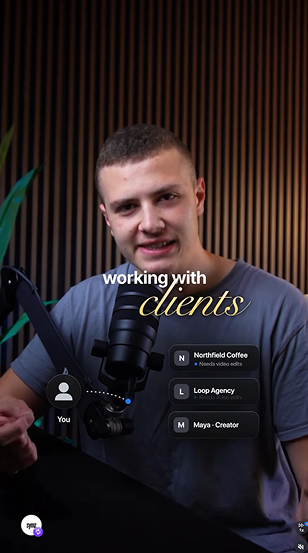
#> input picture .claude/skills/video-editing/assets/references/ONS/ONS-001__image_575.png, 308 x 553 px
$ python ref_analysis.py measure ../assets/references/ONS/ONS-001__image_575.png --file ../assets/references/ONS/ONS-002__image_576.png
#> lines starting #> are read from the running program, lines starting #| are printed output that depends on the picture
### .claude/skills/video-editing/scripts/vvlib.py
"""Shared helpers for the video-visual-editing reference library.

Stdlib + Pillow only. Every script in this folder imports from here so
hashing, palette extraction and catalog I/O behave identically.
"""
from __future__ import annotations

import hashlib
import json
import os
import re
import subprocess
import sys
from pathlib import Path

# Windows: files and pipes default to the ANSI code page, but edit.json, the logs and the library are
# UTF-8. Re-run the script once in Python's UTF-8 mode (nothing happens on macOS/Linux or when it is on).
if os.name == "nt" and not sys.flags.utf8_mode and sys.argv and sys.argv[0].endswith(".py"):
    sys.exit(subprocess.call([sys.executable, "-X", "utf8", *sys.argv]))

SKILL_ROOT = Path(__file__).resolve().parent.parent
DATA_FILE = SKILL_ROOT / "data" / "references.json"
ASSET_ROOT = SKILL_ROOT / "assets" / "references"
LIBRARY_DOCS = SKILL_ROOT / "references" / "library"
SHEETS_DIR = SKILL_ROOT / "assets" / "contact-sheets"

CATEGORIES = {
    "ONS": "On-Screen Visuals (speaker stays visible)",
    "TXT": "Text Inspiration & Text Animations",
    "FUL": "Full-Screen Animations (replace the talking head)",
}
OBSERVED_FIELDS = ["description", "typography", "palette", "composition",
                   "lighting_effects", "depth_layering"]
INFERRED_FIELDS = ["animation", "use_cases", "recreation"]

# Perceptual-distance thresholds (dHash 16x16 + aHash 16x16 = 512 bits).
# <=30 has always been the same image at another size/crop in this library;
# 31-60 means a very close variant; above that, treat as distinct.
DUP_THRESHOLD = 30
SIMILAR_THRESHOLD = 60


# [28 lines left out: functions sanitize, sha256, phash, not called in this run]


def hamming(h1: str, h2: str) -> int:
    return bin(int(h1, 16) ^ int(h2, 16)).count("1")


def aspect(size) -> float:
    return size[0] / size[1]


def palette(path: Path, n: int = 6):
    """Measured dominant colours: [(hex, share%)], most common first."""
    from PIL import Image
    im = Image.open(path).convert("RGB")
    im.thumbnail((160, 160))
    q = im.quantize(colors=n, method=Image.Quantize.MEDIANCUT)
    pal = q.getpalette()
    counts = sorted(q.getcolors(), reverse=True)
    total = sum(c for c, _ in counts)
    out = []
    for c, idx in counts:
        r, g, b = pal[idx * 3: idx * 3 + 3]
        out.append(("#%02X%02X%02X" % (r, g, b), round(100 * c / total, 1)))
    return out


# [4 lines left out: function image_size, not called in this run]


def load_catalog() -> dict:
    with open(DATA_FILE, encoding="utf-8") as f:
        return json.load(f)


# [5 lines left out: function save_catalog, not called in this run]


def next_id(cat: dict, category: str) -> str:
    nums = [int(r["id"].split("-")[1]) for r in cat["references"] if r["category"] == category]
    return "%s-%03d" % (category, (max(nums) if nums else 0) + 1)


# [25 lines left out: functions all_known_hashes, find_matches, not called in this run]

### .claude/skills/video-editing/scripts/ref_analysis.py
#!/usr/bin/env python3
"""Stored reference analysis: measured facts + Claude Code's observations, kept apart from inferred motion.

Each analysis is cached in <repo>/library/analysis/<key>.json (local, not in git), keyed by the asset's
content hash (sha256) and ANALYSIS_CONFIG, so the same picture is analysed once and reused in every project.
Links are keyed by URL and never treated as immutable: refresh fetches them again.

  measure  <ref>            measure an asset (cached; --refresh re-measures): size, palette, luminance,
                            contrast, saturation, detail; clips also duration, fps and a strip of 6 frames
  record   <ref> --file a.json   Claude Code's observations after LOOKING at the asset:
                            {"observed": {"color": "...", "typography": "...", "layout": "...", "materials": "...",
                                          "hierarchy": "...", "composition": "...", "notes": "..."},
                             "observedMotion": [{"t": 1.2, "what": "..."}],   # clips only (from the frame strip)
                             "inferredMotion": "...",                          # a guess, labelled as such
                             "takeaways": "what to take from it"}
  show     <ref> [--json]   print the analysis (or "not analysed")

<ref> is a built-in id (ONS-024), a My-library id (MY-003), a file path, or an http(s) link.
Built-in references already carry their analysis in data/references.json (observed + inferred, written
when the library was built); `show` prints it. A reference is only labelled "analysed" when its content was
actually accessible: an unreachable link is recorded as "inaccessible" with the reason and an upload fallback.
"""
from __future__ import annotations

import argparse
import os
import datetime
import hashlib
import json
import re
import shutil
import subprocess
import sys
import tempfile
import urllib.request
from pathlib import Path

sys.path.insert(0, str(Path(__file__).resolve().parent))
import vvlib  # noqa: E402

ANALYSIS_CONFIG = 1
SKILL = Path(__file__).resolve().parent.parent
REPO = SKILL.parents[1]
LIB = Path(os.environ.get("VV_LIBRARY") or REPO / "library")
STORE = LIB / "analysis"
IMG_EXT = {".png", ".jpg", ".jpeg", ".webp", ".gif"}
VID_EXT = {".mp4", ".webm", ".mov", ".m4v"}
BUILTIN = re.compile(r"^(ONS|TXT|FUL)-\d{3}$")
now = lambda: datetime.datetime.now().isoformat(timespec="seconds")


def sha256(p: Path) -> str:
    h = hashlib.sha256()
    with open(p, "rb") as f:
        for b in iter(lambda: f.read(1 << 20), b""):
            h.update(b)
    return h.hexdigest()


def resolve(ref: str):
    """-> (kind, path or None, url or None, label)"""
    if re.match(r"^https?://", ref):
        return "url", None, ref, ref
    if BUILTIN.match(ref):
        cat = vvlib.load_catalog()
        hit = next((x for x in cat["references"] if x["id"] == ref), None)
        if not hit:
            raise SystemExit(f"unknown reference {ref}")
        return "builtin", SKILL / hit["file"], None, ref
    if ref.startswith("MY-"):
        lib = json.loads((LIB / "references.json").read_text(encoding="utf-8")) if (LIB / "references.json").exists() else []
        hit = next((x for x in lib if x["id"] == ref), None)
        if not hit:
            raise SystemExit(f"{ref} is not in My library")
        return "mine", Path(hit["file"]), None, ref
    p = Path(ref)
    if not p.exists():
        raise SystemExit(f"no such file: {ref}")
    return "file", p, None, p.name


def key_of(kind, path, url):
    if kind == "url":
        return "url-" + hashlib.sha256(url.encode()).hexdigest()[:24]
    return sha256(path)


def store_path(key):
    return STORE / f"{key}.json"


def load(key):
    p = store_path(key)
    if not p.exists():
        return None
    a = json.loads(p.read_text(encoding="utf-8"))
    return a if a.get("config") == ANALYSIS_CONFIG else None


def save(a):
    STORE.mkdir(parents=True, exist_ok=True)
    store_path(a["key"]).write_text(json.dumps(a, indent=1, ensure_ascii=False), encoding="utf-8")


def measure_image(p: Path) -> dict:
    from PIL import Image, ImageFilter, ImageStat
    with Image.open(p) as im0:
        im = im0.convert("RGB")
    w, h = im.size
    small = im.copy()
    small.thumbnail((320, 320))
    L = small.convert("L")
    st = ImageStat.Stat(L)
    hsv = ImageStat.Stat(small.convert("HSV"))
    edges = ImageStat.Stat(L.filter(ImageFilter.FIND_EDGES)).mean[0]
    lum = st.mean[0] / 255
    return {"width": w, "height": h, "aspect": round(w / h, 3), "palette": [{"hex": c, "share": s} for c, s in vvlib.palette(p, 6)],
            "luminance": round(lum, 3), "contrast": round(st.stddev[0] / 255, 3), "saturation": round(hsv.mean[1] / 255, 3),
            "detail": round(edges / 255, 3), "foundation": "light" if lum > 0.55 else "dark" if lum < 0.35 else "mid"}


# [43 lines left out: functions probe_video, frame_strip, fetch, not called in this run]


def measure(ref: str, refresh=False) -> dict:
    kind, path, url, label = resolve(ref)
    key = key_of(kind, path, url)
    old = load(key)
    if old and not refresh:
        return old
    a = {"key": key, "config": ANALYSIS_CONFIG, "ref": ref, "label": label, "kind": kind, "measuredAt": now(), "status": "measured",
         "observed": None, "observedMotion": [], "inferredMotion": None, "takeaways": None, "analysedAt": None, "analysedBy": None,
         "history": (old or {}).get("history", [])}
    if old and (old.get("observed") or old.get("inferredMotion")):
        # a refresh keeps the earlier observations in the history, not as the current analysis
        a["history"] = [*a["history"], {k: old.get(k) for k in ("observed", "observedMotion", "inferredMotion", "takeaways", "analysedAt", "analysedBy")}][-5:]
    if kind == "url":
        a["source"] = url
        path, why = fetch(url)
        if not path:
            a.update(status="inaccessible", error=why)
            save(a)
            return a
        a["downloaded"] = str(path)
    a["source"] = a.get("source") or str(path)
    a["sha256"] = sha256(path)
    try:
        if path.suffix.lower() in VID_EXT:
            v = probe_video(path)
            strip, mid, times = frame_strip(path, v["durationS"], key)
            a.update(media="video", measured={**v, **{k: mid[k] for k in ("palette", "luminance", "contrast", "saturation", "detail", "foundation")}},
                     frames=strip, frameTimes=times)
        elif path.suffix.lower() in IMG_EXT:
            a.update(media="image", measured=measure_image(path))
        else:
            a.update(status="inaccessible", error=f"unsupported file type {path.suffix}")
    except Exception as e:  # noqa: BLE001
        a.update(status="inaccessible", error=f"could not read the file ({type(e).__name__}: {str(e)[:120]})")
    if kind == "builtin":
        hit = next(x for x in vvlib.load_catalog()["references"] if x["id"] == ref)
        a["catalog"] = {"observed": hit.get("observed"), "inferred": hit.get("inferred")}
    save(a)
    return a


# [14 lines left out: function record, not called in this run]


def describe(a: dict) -> str:
    if not a:
        return "not analysed"
    lines = [f"{a['label']}  [{a['status']}]  measured {a.get('measuredAt')}" + (f", analysed by {a['analysedBy']} {a['analysedAt']}" if a.get("analysedAt") else "")]
    if a["status"] == "inaccessible":
        lines.append(f"  NOT ACCESSIBLE: {a.get('error')}")
        return "\n".join(lines)
    m = a.get("measured") or {}
    lines.append(f"  measured ({a.get('media')}): {m.get('width')}x{m.get('height')}" + (f", {m.get('durationS')} s @ {m.get('fps')} fps" if m.get("durationS") else "")
                 + f", {m.get('foundation')} foundation (luminance {m.get('luminance')}), contrast {m.get('contrast')}, saturation {m.get('saturation')}, detail {m.get('detail')}")
    lines.append("  palette: " + ", ".join(f"{c['hex']} {c['share']}%" for c in m.get("palette", [])))
    if a.get("frames"):
        lines.append(f"  frame strip (6 frames at {a.get('frameTimes')} s): {a['frames']}")
    if a.get("observed"):
        lines.append("  OBSERVED (seen by Claude Code): " + "; ".join(f"{k}: {v}" for k, v in a["observed"].items() if v))
    for om in a.get("observedMotion") or []:
        lines.append(f"  observed motion @ {om.get('t')} s: {om.get('what')}")
    if a.get("inferredMotion"):
        lines.append(f"  INFERRED motion (a guess, not seen): {a['inferredMotion']}")
    if a.get("takeaways"):
        lines.append(f"  take from it: {a['takeaways']}")
    if a.get("catalog"):
        lines.append("  built-in catalog analysis: observed and inferred fields in data/references.json")
    if not a.get("observed"):
        lines.append("  (not analysed yet: measured facts only)")
    return "\n".join(lines)


def main():
    ap = argparse.ArgumentParser(description=__doc__, formatter_class=argparse.RawDescriptionHelpFormatter)
    ap.add_argument("cmd", choices=["measure", "record", "show"])
    ap.add_argument("ref")
    ap.add_argument("--refresh", action="store_true")
    ap.add_argument("--file")
    ap.add_argument("--json", action="store_true")
    a = ap.parse_args()
    if a.cmd == "measure":
        r = measure(a.ref, a.refresh)
#> in measure_image, im0 is the input picture: PIL image 308x553 RGBA; mean R, G, B, A 43.9, 34.9, 37.3, 255
#> in measure_image, `small.thumbnail((320, 320))`:
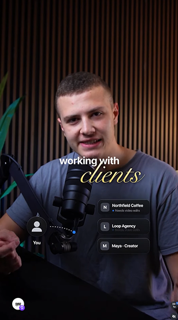
#> small: PIL image 178x320 RGB; mean R, G, B 43.9, 34.9, 37.3
#> in measure_image, `L = small.convert("L")`:
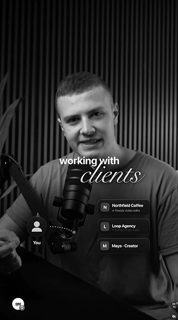
#> L: PIL image 178x320 L; min 0, max 255, mean 37.9
#> in measure_image, `edges = ImageStat.Stat(L.filter(ImageFilter.FIND_EDGES)).mean[0]`: edges = 23.68
#> in measure_image, `lum = st.mean[0] / 255`: lum = 0.148
#> in palette, `im.thumbnail((160, 160))`:
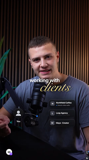
#> im: PIL image 89x160 RGB; mean R, G, B 43.9, 34.9, 37.3
#> in palette, `q = im.quantize(colors=n, method=Image.Quantize.MEDIANCUT)`:
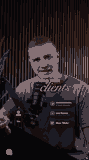
#> q: PIL image 89x160 P; mean R, G, B 41.6, 33, 35.7
#> in palette, `pal = q.getpalette()`: pal = [133, 112, 116, 69, 59, 66, 52, 33, 28, 28, 27, 36, 23, 14, 15, 7, 6, 8]
#> in palette, `counts = sorted(q.getcolors(), reverse=True)`: counts = [(3533, 5), (3462, 4), (2167, 1), (1829, 3), (1791, 2), (1458, 0)]
#> in palette, `total = sum(c for c, _ in counts)`: total = 14240
#> the loop in palette, `for c, idx in counts:` made 6 passes
#> (c, idx, r, g, b) on passes 1 to 6: (3533, 5, 7, 6, 8), (3462, 4, 23, 14, 15), (2167, 1, 69, 59, 66), (1829, 3, 28, 27, 36), (1791, 2, 52, 33, 28), (1458, 0, 133, 112, 116)
#> after the loop in palette, `for c, idx in counts:`: out = [('#070608', 24.8), ('#170E0F', 24.3), ('#453B42', 15.2), ('#1C1B24', 12.8), ('#34211C', 12.6), ('#857074', 10.2)]
#> r = 18 items
    elif a.cmd == "record":
        if not a.file:
            raise SystemExit("--file required")
        r = record(a.ref, a.file)
    else:
        kind, path, url, _ = resolve(a.ref)
        r = load(key_of(kind, path, url)) if (kind == "url" or path.exists()) else None
    print(json.dumps(r, ensure_ascii=False) if a.json else describe(r))
#> in describe, `m = a.get("measured") or {}`: m = 9 items
#> after the loop in describe, `for om in a.get("observedMotion") or []:`: lines = 3 items
#| ONS-001__image_575.png  [measured]  measured 2026-11-21T07:34:41
#|   measured (image): 308x553, dark foundation (luminance 0.148), contrast 0.161, saturation 0.435, detail 0.093
#|   palette: #070608 24.8%, #170E0F 24.3%, #453B42 15.2%, #1C1B24 12.8%, #34211C 12.6%, #857074 10.2%
#|   (not analysed yet: measured facts only)


if __name__ == "__main__":
    main()

$ run again, on .claude/skills/video-editing/assets/references/ONS/ONS-003__image_577.png
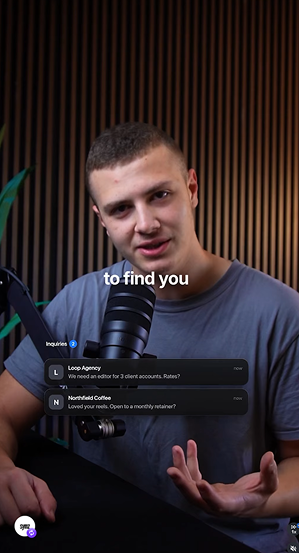
#> input picture .claude/skills/video-editing/assets/references/ONS/ONS-003__image_577.png, 299 x 553 px
#> in measure_image, im0 is the input picture: PIL image 299x553 RGBA; mean R, G, B, A 49, 38.5, 41.2, 255
#> in measure_image, `L = small.convert("L")`:
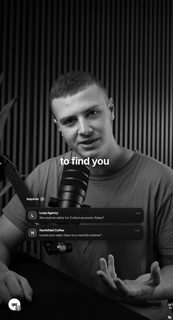
#> L: PIL image 173x320 L; min 0, max 255, mean 41.9
#> edges = 23.84
#> lum = 0.164
#> in palette, `q = im.quantize(colors=n, method=Image.Quantize.MEDIANCUT)`:
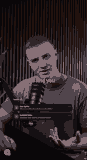
#> q: PIL image 87x160 P; mean R, G, B 46.8, 36.5, 39.1
#> pal = [135, 112, 118, 81, 69, 76, 48, 37, 40, 34, 18, 14, 21, 16, 19, 10, 7, 9]
#> counts = [(3294, 5), (2605, 2), (2273, 1), (2198, 4), (2141, 3), (1409, 0)]
#> total = 13920
#> the loop in palette, `for c, idx in counts:` made 6 passes
#> (c, idx, r, g, b) on passes 1 to 6: (3294, 5, 10, 7, 9), (2605, 2, 48, 37, 40), (2273, 1, 81, 69, 76), (2198, 4, 21, 16, 19), (2141, 3, 34, 18, 14), (1409, 0, 135, 112, 118)
#> after the loop in palette, `for c, idx in counts:`: out = [('#0A0709', 23.7), ('#302528', 18.7), ('#51454C', 16.3), ('#151013', 15.8), ('#22120E', 15.4), ('#877076', 10.1)]
#> in main, `r = measure(a.ref, a.refresh)`: r = 18 items
#> m = 9 items
#> after the loop in describe, `for om in a.get("observedMotion") or []:`: lines = 3 items
#| ONS-003__image_577.png  [measured]  measured 2026-11-21T07:34:41
#|   measured (image): 299x553, dark foundation (luminance 0.164), contrast 0.158, saturation 0.428, detail 0.093
#|   palette: #0A0709 23.7%, #302528 18.7%, #51454C 16.3%, #151013 15.8%, #22120E 15.4%, #877076 10.1%
#|   (not analysed yet: measured facts only)

$ run again, on .claude/skills/video-editing/assets/references/ONS/ONS-004__image_578.png
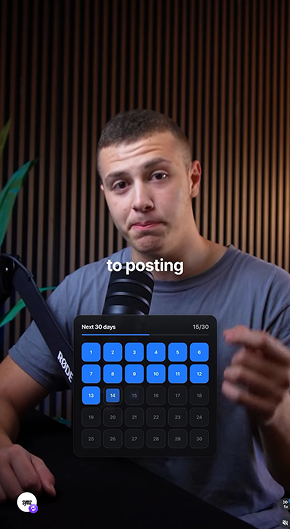
#> input picture .claude/skills/video-editing/assets/references/ONS/ONS-004__image_578.png, 290 x 529 px
#> in measure_image, im0 is the input picture: PIL image 290x529 RGBA; mean R, G, B, A 48.6, 40.7, 46.1, 255
#> in measure_image, `L = small.convert("L")`:
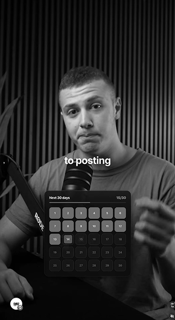
#> L: PIL image 175x320 L; min 0, max 255, mean 43.7
#> edges = 25.21
#> lum = 0.171
#> in palette, `q = im.quantize(colors=n, method=Image.Quantize.MEDIANCUT)`:
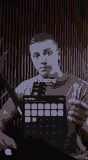
#> q: PIL image 88x160 P; mean R, G, B 46.7, 38.6, 43.5
#> pal = [124, 121, 149, 86, 74, 82, 50, 37, 39, 32, 17, 13, 20, 17, 20, 9, 7, 9]
#> counts = [(3165, 5), (2537, 2), (2371, 3), (2248, 4), (2245, 1), (1514, 0)]
#> total = 14080
#> the loop in palette, `for c, idx in counts:` made 6 passes
#> (c, idx, r, g, b) on passes 1 to 6: (3165, 5, 9, 7, 9), (2537, 2, 50, 37, 39), (2371, 3, 32, 17, 13), (2248, 4, 20, 17, 20), (2245, 1, 86, 74, 82), (1514, 0, 124, 121, 149)
#> after the loop in palette, `for c, idx in counts:`: out = [('#090709', 22.5), ('#322527', 18), ('#20110D', 16.8), ('#141114', 16), ('#564A52', 15.9), ('#7C7995', 10.8)]
#> in main, `r = measure(a.ref, a.refresh)`: r = 18 items
#> m = 9 items
#> after the loop in describe, `for om in a.get("observedMotion") or []:`: lines = 3 items
#| ONS-004__image_578.png  [measured]  measured 2026-11-21T07:34:42
#|   measured (image): 290x529, dark foundation (luminance 0.171), contrast 0.166, saturation 0.44, detail 0.099
#|   palette: #090709 22.5%, #322527 18.0%, #20110D 16.8%, #141114 16.0%, #564A52 15.9%, #7C7995 10.8%
#|   (not analysed yet: measured facts only)
